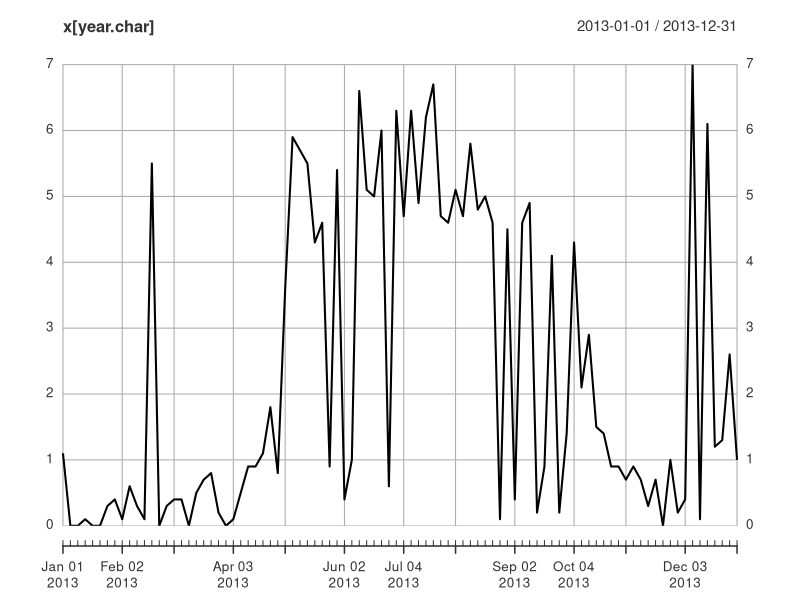
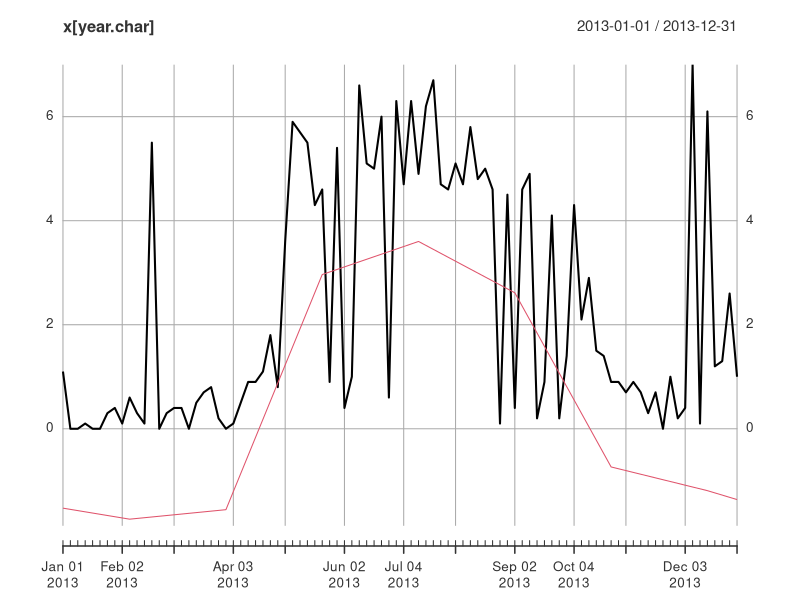
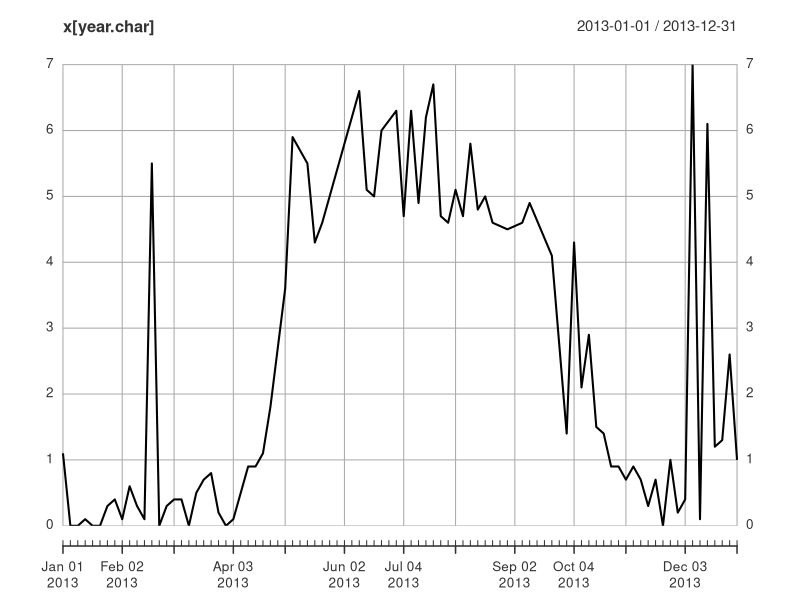

Write the R code that produced these figures, in order.
raw <- read.csv("Hidegviz4daysWhole-MCD15A3H-006-results.csv")

library(xts)
LAI.x <- xts(raw[,9],as.Date(raw[,3]))

LAIann <- function(x, year)
{
  year.char <- as.character(year)
  plot(x[year.char])  
}

LAIann(LAI.x, 2013)

LAI.loe <- lowess(index(LAI.x),as.numeric(LAI.x),f=0.01)
LAI.lt <- xts(LAI.loe$y, index(LAI.x))
lines(LAI.lt-2, col=2)

LAI.x1 <- LAI.x
LAI.x1[LAI.x < LAI.lt-2] <- NA
LAI.x1 <- na.approx(LAI.x1)
LAIann(LAI.x1, 2013)
